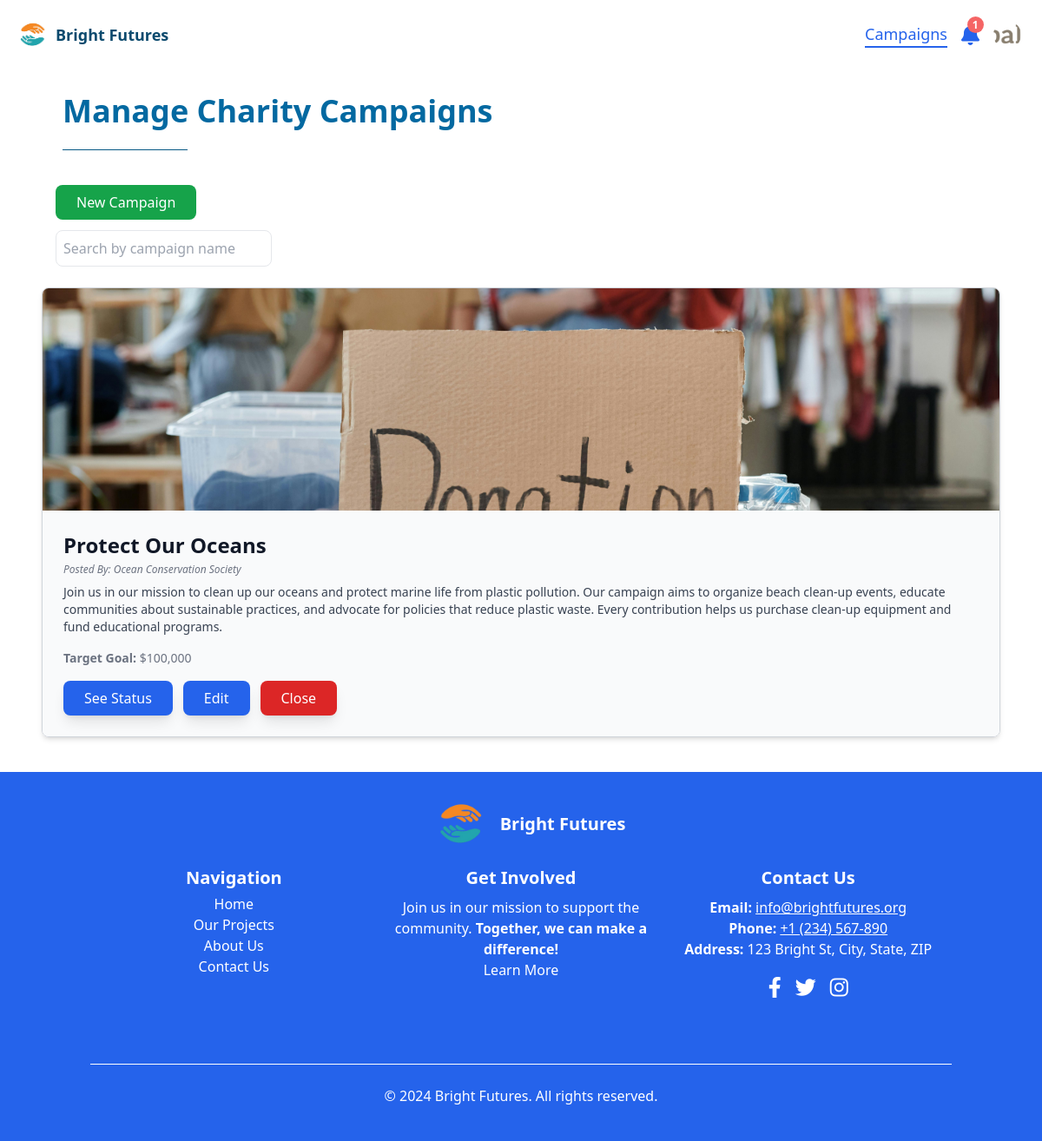
/src/findex.php?&login=success (signed in), run on the app's committed database.
### tables this page shows
CREATE TABLE `Organization` (
  `orgName` varchar(255) NOT NULL,
  `logo` varchar(255) NOT NULL,
  `orgDesc` text NOT NULL,
  `location` varchar(255) NOT NULL,
  `website` varchar(255) NOT NULL,
  `password` varchar(255) NOT NULL,
  `joinedDate` timestamp NOT NULL DEFAULT current_timestamp()
);

CREATE TABLE `Charity` (
  `id` int(11) NOT NULL,
  `campTitle` varchar(255) NOT NULL,
  `campDesc` text NOT NULL,
  `orgName` varchar(255) NOT NULL,
  `targetGoal` decimal(10,2) NOT NULL,
  `achievedGoal` decimal(10,2) DEFAULT 0.00,
  `challenges` text DEFAULT NULL,
  `solutions` text DEFAULT NULL,
  `photo_paths` text DEFAULT NULL,
  `created_at` timestamp NOT NULL DEFAULT current_timestamp(),
  `updated_at` timestamp NOT NULL DEFAULT current_timestamp() ON UPDATE current_timestamp()
);

### src/findex.php (the view, shortened to what this page needs)
<?php
include("conn.php");
require "./shared/fheader.php";
if (isset($_SESSION['orgName']) && isset($_COOKIE['orgName'])) {
    $orgName = $_SESSION['orgName'];
    $query = "SELECT * FROM Charity WHERE orgName = '$orgName'";
    $result = mysqli_query($con, $query);
    $campaigns = [];
    while ($row = mysqli_fetch_assoc($result)) {
        $campaigns[] = $row;
    }
?>
    <!doctype html>
    <html>
    <head>
        <link rel="stylesheet" href="https://cdnjs.cloudflare.com/ajax/libs/font-awesome/6.0.0-beta3/css/all.min.css">
        <link href="./output.css" rel="stylesheet">
    </head>
    <body>
        <div class="mb-4 text-xl pt-4 text-white">wsg</div>
        <div class="px-4 md:px-12 mt-16 w-full">
            <h1 class="md:text-4xl text-xl font-extrabold text-sky-700 md:mb-6 pl-6">Manage Charity Campaigns</h1>
            <hr class="border-0 h-px bg-sky-800 w-36 mb-10 ml-6" />
            <div class="flex mb-3 ml-4"> <a
                    href="postCharity.php?orgName=<?php echo $orgName; ?>"
                    class="bg-green-600 text-white py-2 px-6 rounded-lg hover:bg-green-700 transition">
                    New Campaign
                </a></div>
            <input type="text" id="search" placeholder="Search by campaign name" class="border rounded-lg p-2 mb-6 ml-4" />
            <div id="campaigns" class="space-y-12 max-w-6xl mb-10 mx-auto">
                <?php foreach ($campaigns as $campaign): ?>
                    <?php
                    $photoPaths = explode(',', $campaign['photo_paths']);
                    $backgroundImage = !empty($photoPaths[0]) ? $photoPaths[0] : 'default-bg.jpg';
                    ?>
                    <div class="campaign rounded-lg shadow-md overflow-hidden border border-gray-300 mb-8">
                        <div class="h-64 bg-cover bg-center"
                            style="background-image: url('<?php echo htmlspecialchars($backgroundImage); ?>');">
                        </div>
                        <div class="p-6 bg-gray-50">
                            <h2 class="text-2xl font-bold text-gray-900">
                                <?php echo htmlspecialchars($campaign['campTitle']); ?>
                            </h2>
                            <p class="text-gray-500 mt-1 italic text-xs">
                                Posted By: <?php echo htmlspecialchars($campaign['orgName']); ?>
                            </p>
                            <p class="mt-2 text-sm text-gray-700">
                                <?php echo htmlspecialchars($campaign['campDesc']); ?>
                            </p>
                            <p class="text-gray-500 mt-4 text-sm">
                                <span class="font-semibold">Target Goal:</span>
                                $<?php echo number_format($campaign['targetGoal']); ?>
                            </p>
                            <div class="flex mt-4 space-x-3">
                                <a
                                    href="detailCharity.php?id=<?php echo $campaign['id']; ?>"
                                    class="bg-blue-600 text-white py-2 px-6 rounded-lg hover:bg-blue-700 shadow-lg transition">
                                    See Status
                                </a>
                                <a
                                    href="editCharity.php?id=<?php echo $campaign['id']; ?>"
                                    class="bg-blue-600 text-white py-2 px-6 rounded-lg hover:bg-blue-700 shadow-lg transition">
                                    Edit
                                </a>
                                <a href="deleteCharity.php?id=<?php echo $campaign['id']; ?>"
                                    class="bg-red-600 text-white py-2 px-6 rounded-lg hover:bg-red-700 shadow-lg transition"
                                    onclick="return confirm('Are you sure you want to close this charity?');">
                                    Close
                                </a>
                            </div>
                        </div>
                    </div>
                <?php endforeach; ?>
            </div>
        </div>
        <div class="bg-blue-600 text-white pt-3 pb-6 md:flex md:items-center">
            <div class="container mx-auto px-4">
                <div class="flex justify-center items-center pt-0 mt-0">
                    <img src="./img/logo.png" alt="Logo" class="md:w-24 w-10" />
                    <h2 class="text-white font-bold md:text-xl">Bright Futures</h2>
                </div>
                <div class="flex flex-col md:flex-row justify-between w-full mb-16">
                    <div class="w-full md:w-1/3 mb-4 md:mb-0 text-center">
                        <h4 class="md:text-xl font-bold pb-1">Navigation</h4>
                        <a href="/" class="text-white hover:underline block">Home</a>
                        <a href="/projects" class="text-white hover:underline block">Our Projects</a>
                        <a href="/about" class="text-white hover:underline block">About Us</a>
                        <a href="/about#contact-us" class="text-white hover:underline block">Contact Us</a>
                    </div>
                    <div class="w-full md:w-1/3 mb-4 md:mb-0 text-center">
                        <h4 class="md:text-xl font-bold pb-2">Get Involved</h4>
                        <p>Join us in our mission to support the community. <b>Together, we can make a difference!</b></p>
                        <a href="/about" class="hover:underline text-white">Learn More</a>
                    </div>
                    <div class="w-full md:w-1/3 text-center">
                        <h4 class="text-xl font-bold pb-2">Contact Us</h4>
                        <p><b>Email:</b> <a href="mailto:info@brightfutures.org" class="underline">info@brightfutures.org</a></p>
                        <p><b>Phone:</b> <a href="tel:+1234567890" class="underline">+1 (234) 567-890</a></p>
                        <p><b>Address:</b> 123 Bright St, City, State, ZIP</p>
                        <div class="flex justify-center mt-2">
                            <a href="https://facebook.com" class="flex items-center justify-center p-2 text-white">
                                <i class="fab fa-facebook-f text-2xl hover:text-3xl duration-500"></i>
                            </a>
                            <a href="https://twitter.com" class="flex items-center justify-center p-2 text-white">
                                <i class="fab fa-twitter text-2xl hover:text-3xl duration-500"></i>
                            </a>
                            <a href="https://instagram.com" class="flex items-center justify-center p-2 text-white">
                                <i class="fab fa-instagram text-2xl hover:text-3xl duration-300"></i>
                            </a>
                        </div>
                    </div>
                </div>
                <div class="my-3 bg-white h-px mb-6"></div>
                <div class="text-center mb-4">
                    <p>© <?php echo date('Y'); ?> Bright Futures. All rights reserved.</p>
                </div>
            </div>
        </div>
    </body>
    </html>
<?php
} else {
    header("Location: login.php");
}
?>

### src/Shared/fheader.php (shortened to what this page needs)
<?php
if (isset($_SESSION['orgName']) && isset($_COOKIE['orgName'])) {
  $logOrg = $_SESSION['orgName'];
  $sql = "SELECT * FROM `Organization` WHERE `orgName` = '$logOrg'";
  $rs = mysqli_query($con, $sql);
  $result = mysqli_fetch_assoc($rs);
  $pp = $result['logo'];
  $notificationsQuery = "SELECT * FROM fNotification WHERE orgName = '$logOrg' ORDER BY created_at DESC";
  $notificationsResult = mysqli_query($con, $notificationsQuery);
  $notifications = mysqli_fetch_all($notificationsResult, MYSQLI_ASSOC);
  $unreadCount = 0;
  foreach ($notifications as $notification) {
    if ($notification['is_read'] == 0) {
      $unreadCount++;
    }
  }
?>
  <!DOCTYPE html>
  <html lang="en">
  <head>
    <link rel="stylesheet" href="https://cdnjs.cloudflare.com/ajax/libs/font-awesome/6.0.0-beta3/css/all.min.css">
    <link rel="stylesheet" href="../output.css">
  </head>
  <body>
    <header id="header" class="p-2 pr-6 py-3 flex justify-between items-center text-gray-800 fixed w-full z-20 transition-all duration-300 bg-transparent">
      <div class="flex items-center">
        <img src="./img/logo.png" alt="Logo" class="w-14" />
        <span class="text-lg font-bold text-sky-900">Bright Futures</span>
      </div>
      <nav class="flex flex-grow justify-end space-x-8 text-lg text-sky-900">
        <a href="/Charity/src/findex.php" class="mr-4 <?php echo ($_SERVER['PHP_SELF'] == '/Charity/src/findex.php') ? 'text-blue-600 border-blue-600 border-b-2' : 'hover:text-blue-600 hover:border-blue-600 hover:border-b-2 duration-200'; ?>">Campaigns</a>
      </nav>
      <div class="flex space-x-4">
        <div class="relative">
          <button type="submit" name="not" id="notificationButton" class="notification-icon relative">
            <i class="fas fa-bell text-2xl" style="color: #2563eb !important;"></i>
            <?php if ($unreadCount > 0): ?>
              <span class="absolute" style="top: -0.3rem; right: -0.3rem; background-color: #f56565; color: white; width: 1.2rem; height: 1.2rem; border-radius: 50%; display: flex; align-items: center; justify-content: center; font-size: 0.75rem; font-weight: bold;">
                <?php echo $unreadCount; ?>
              </span>
            <?php endif; ?>
          </button>
        </div>
        <a href="pporg.php?orgName=<?php echo $result['orgName']; ?>" class="pp ml-2 flex items-center duration-300">
          <img class="mx-auto rounded-full w-8 h-8 object-center object-cover" src="<?php echo $pp; ?>" alt="pp">
        </a>
      </div>
    </header>
  </body>
  </html>
<?php
}
?>

### src/findex.php (style rules this page uses)
.bg-cover { background-size: cover; }

### data on the page
organization: logo (picture)
charity: campTitle "Protect Our Oceans", orgName "Ocean Conservation Society", campDesc "Join us in our mission to clean up our oceans and protect marine life from plastic pollution. Our campaign aims to organize beach clean-up events, educate communities about sustainable practices, and advocate for policies that reduce plastic waste. Every contribution helps us purchase clean-up equipment and fund educational programs.", targetGoal "100,000"

### other printed values
$unreadCount "1"
